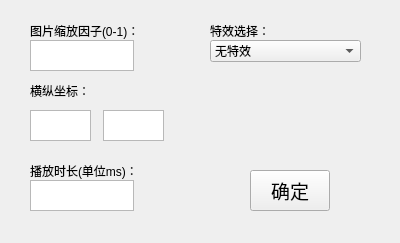
<?xml version="1.0" encoding="UTF-8"?>
<ui version="4.0">
 <class>SettingPhoto</class>
 <widget class="QWidget" name="SettingPhoto">
  <property name="geometry">
   <rect>
    <x>0</x>
    <y>0</y>
    <width>400</width>
    <height>243</height>
   </rect>
  </property>
  <property name="windowTitle">
   <string>Form</string>
  </property>
  <widget class="QLabel" name="label">
   <property name="geometry">
    <rect>
     <x>30</x>
     <y>20</y>
     <width>131</width>
     <height>21</height>
    </rect>
   </property>
   <property name="text">
    <string>图片缩放因子(0-1)：</string>
   </property>
  </widget>
  <widget class="QTextEdit" name="textEdit">
   <property name="geometry">
    <rect>
     <x>30</x>
     <y>40</y>
     <width>104</width>
     <height>31</height>
    </rect>
   </property>
  </widget>
  <widget class="QLabel" name="label_2">
   <property name="geometry">
    <rect>
     <x>30</x>
     <y>80</y>
     <width>141</width>
     <height>21</height>
    </rect>
   </property>
   <property name="text">
    <string>横纵坐标：</string>
   </property>
  </widget>
  <widget class="QTextEdit" name="textEdit_2">
   <property name="geometry">
    <rect>
     <x>30</x>
     <y>110</y>
     <width>61</width>
     <height>31</height>
    </rect>
   </property>
  </widget>
  <widget class="QTextEdit" name="textEdit_3">
   <property name="geometry">
    <rect>
     <x>103</x>
     <y>110</y>
     <width>61</width>
     <height>31</height>
    </rect>
   </property>
  </widget>
  <widget class="QLabel" name="label_3">
   <property name="geometry">
    <rect>
     <x>30</x>
     <y>160</y>
     <width>181</width>
     <height>21</height>
    </rect>
   </property>
   <property name="text">
    <string>播放时长(单位ms)：</string>
   </property>
  </widget>
  <widget class="QTextEdit" name="textEdit_4">
   <property name="geometry">
    <rect>
     <x>30</x>
     <y>180</y>
     <width>104</width>
     <height>31</height>
    </rect>
   </property>
  </widget>
  <widget class="QLabel" name="label_4">
   <property name="geometry">
    <rect>
     <x>210</x>
     <y>20</y>
     <width>91</width>
     <height>21</height>
    </rect>
   </property>
   <property name="text">
    <string>特效选择：</string>
   </property>
  </widget>
  <widget class="QComboBox" name="comboBox">
   <property name="geometry">
    <rect>
     <x>210</x>
     <y>40</y>
     <width>151</width>
     <height>22</height>
    </rect>
   </property>
   <item>
    <property name="text">
     <string>无特效</string>
    </property>
   </item>
   <item>
    <property name="text">
     <string>缩放特效</string>
    </property>
   </item>
   <item>
    <property name="text">
     <string>平移特效</string>
    </property>
   </item>
   <item>
    <property name="text">
     <string>淡入</string>
    </property>
   </item>
   <item>
    <property name="text">
     <string>淡出</string>
    </property>
   </item>
  </widget>
  <widget class="QPushButton" name="pushButton">
   <property name="geometry">
    <rect>
     <x>250</x>
     <y>170</y>
     <width>80</width>
     <height>41</height>
    </rect>
   </property>
   <property name="font">
    <font>
     <family>Academy Engraved LET</family>
     <pointsize>14</pointsize>
    </font>
   </property>
   <property name="text">
    <string>确定</string>
   </property>
  </widget>
 </widget>
 <resources/>
 <connections/>
</ui>
